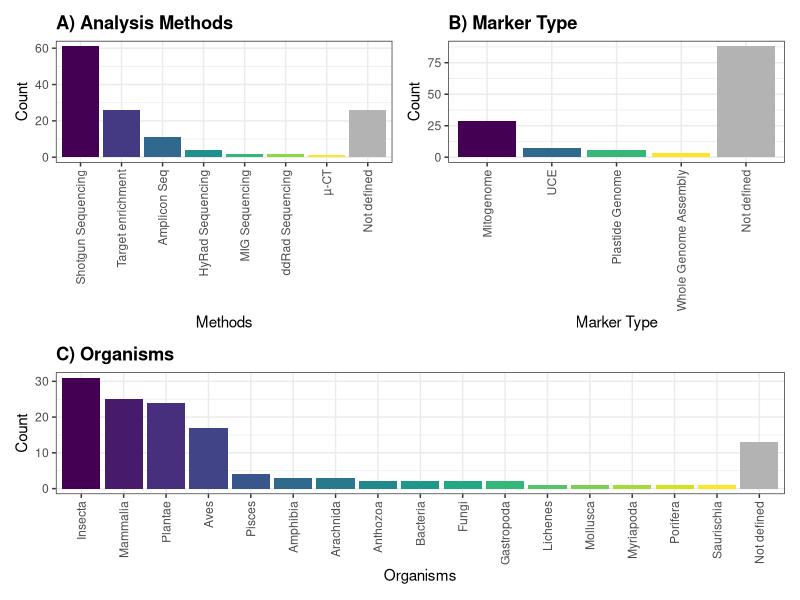
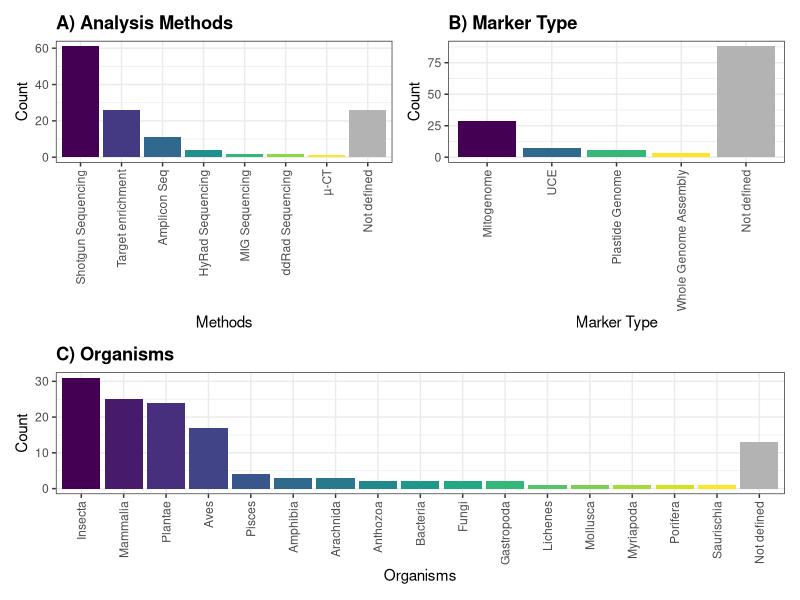

Write the R code that produced these figures, in order.
# Set working directory
setwd("P:/OMICS/Data_Analysis/WoS_Museomics")

# Load required libraries
library(readxl)
library(dplyr)
library(ggplot2)
library(viridis) # for the color palette
library(stringr)
library(tidyr)
library(igraph)
library(ggrepel) # To prevent label overlap
library(patchwork) # For combining plots

# Read the specific worksheet
omics_data <- read_excel("data/Omics_Details.xlsx", sheet = "Data")

# Create directories for results
dir.create("results")
dir.create("results/figures")

# Basic overview
glimpse(omics_data) # Structure of the data
summary(omics_data) # Summary statistics
head(omics_data) # First few rows

# Prepare Methods data
method_data <- omics_data %>%
    mutate(Methods = ifelse(is.na(Methods) | str_trim(Methods) == "", "Not defined", Methods)) %>%
    mutate(Methods_wrapped = str_wrap(Methods, width = 30))

method_levels <- method_data %>%
    count(Methods_wrapped) %>%
    arrange(desc(n)) %>%
    pull(Methods_wrapped)

# Ensure "Not defined" is last
method_levels <- c(setdiff(method_levels, "Not defined"), "Not defined")
method_data$Methods_wrapped <- factor(method_data$Methods_wrapped, levels = method_levels)

# Prepare Marker data
loci_data <- omics_data %>%
    mutate(Marker = ifelse(is.na(Marker) | str_trim(Marker) == "", "Not defined", Marker)) %>%
    mutate(Marker_wrapped = str_wrap(Marker, width = 30))

loci_levels <- loci_data %>%
    count(Marker_wrapped) %>%
    arrange(desc(n)) %>%
    pull(Marker_wrapped)

# Ensure "Not defined" is last
loci_levels <- c(setdiff(loci_levels, "Not defined"), "Not defined")
loci_data$Marker_wrapped <- factor(loci_data$Marker_wrapped, levels = loci_levels)

# Prepare Organisms data (with corrected column name)
organism_grouping_data <- omics_data %>%
    mutate(`Organisms` = ifelse(is.na(`Organisms`) | str_trim(`Organisms`) == "", "Not defined", `Organisms`)) %>%
    mutate(OG_wrapped = str_wrap(`Organisms`, width = 30))

organism_grouping_levels <- organism_grouping_data %>%
    count(OG_wrapped) %>%
    arrange(desc(n)) %>%
    pull(OG_wrapped)

# Ensure "Not defined" is last
organism_grouping_levels <- c(setdiff(organism_grouping_levels, "Not defined"), "Not defined")
organism_grouping_data$OG_wrapped <- factor(organism_grouping_data$OG_wrapped, levels = organism_grouping_levels)

get_fill_colors <- function(levels) {
    has_not_defined <- "Not defined" %in% levels
    other_levels <- setdiff(levels, "Not defined")
    viridis_colors <- viridis(length(other_levels), option = "D")

    if (has_not_defined) {
        fill_colors <- setNames(c(viridis_colors, "grey70"), c(other_levels, "Not defined"))
    } else {
        fill_colors <- setNames(viridis_colors, other_levels)
    }

    return(fill_colors)
}

method_fill <- get_fill_colors(method_levels)
loci_fill <- get_fill_colors(loci_levels)
OG_fill <- get_fill_colors(organism_grouping_levels)

# Plot A: Methods
p1 <- ggplot(method_data, aes(x = Methods_wrapped, fill = Methods_wrapped)) +
    geom_bar(show.legend = FALSE) +
    scale_fill_manual(values = method_fill) +
    labs(title = "A) Analysis Methods", x = "Methods", y = "Count") +
    theme_bw() +
    theme(
        plot.title = element_text(face = "bold", hjust = 0),
        axis.text.x = element_text(angle = 90, vjust = 0.5, hjust = 1)
    )

# Plot B: Marker
p2 <- ggplot(loci_data, aes(x = Marker_wrapped, fill = Marker_wrapped)) +
    geom_bar(show.legend = FALSE) +
    scale_fill_manual(values = loci_fill) +
    labs(title = "B) Marker Type", x = "Marker Type", y = "Count") +
    theme_bw() +
    theme(
        plot.title = element_text(face = "bold", hjust = 0),
        axis.text.x = element_text(angle = 90, vjust = 0.5, hjust = 1)
    )

# Prepare Key Question data (splitting by commas)
key_question_data <- omics_data %>%
    mutate(Key_Question_split = str_split(`Key Question`, ",")) %>%
    unnest(Key_Question_split) %>%
    mutate(Key_Question_split = str_trim(Key_Question_split)) %>%
    filter(Key_Question_split != "") %>%
    count(Key_Question_split) %>%
    arrange(desc(n)) # Sort by count in descending order

# Ensure "Not defined" is last and grey for Key Question
key_question_data$Key_Question_split <- factor(key_question_data$Key_Question_split,
    levels = c(setdiff(unique(key_question_data$Key_Question_split), "Not defined"), "Not defined")
)

# Prepare fill color for Key Question (after splitting)
key_question_fill <- get_fill_colors(key_question_data$Key_Question_split)

# Plot C: Organism Grouping
p3 <- ggplot(organism_grouping_data, aes(x = OG_wrapped, fill = OG_wrapped)) +
    geom_bar(show.legend = FALSE) +
    scale_fill_manual(values = OG_fill) +
    labs(title = "C) Organisms", x = "Organisms", y = "Count") +
    theme_bw() +
    theme(
        plot.title = element_text(face = "bold", hjust = 0),
        axis.text.x = element_text(angle = 90, vjust = 0.5, hjust = 1)
    )


# Plot D: Key Question
p4 <- ggplot(key_question_data, aes(x = Key_Question_split, y = n, fill = Key_Question_split)) +
    geom_col(show.legend = FALSE) + # Use geom_col to ensure correct heights
    scale_fill_manual(values = key_question_fill) +
    labs(title = "D) Key Question", x = "Key Question", y = "Count") +
    theme_bw() +
    theme(
        plot.title = element_text(face = "bold", hjust = 0),
        axis.text.x = element_text(angle = 90, vjust = 0.5, hjust = 1)
    )

# Combine A + B in top row, C in bottom row
combined_plot <- (p1 | p2) / p3 + plot_layout(heights = c(1, 1))

# Save the combined plot
ggsave("results/figures/Methods_Marker_Organism_Grouping_Key_Question_Histograms.pdf", combined_plot, width = 12, height = 8, dpi = 300)
ggsave("results/figures/Methods_Marker_Organism_Grouping_Key_Question_Histograms.png", combined_plot, width = 12, height = 8, dpi = 300)
